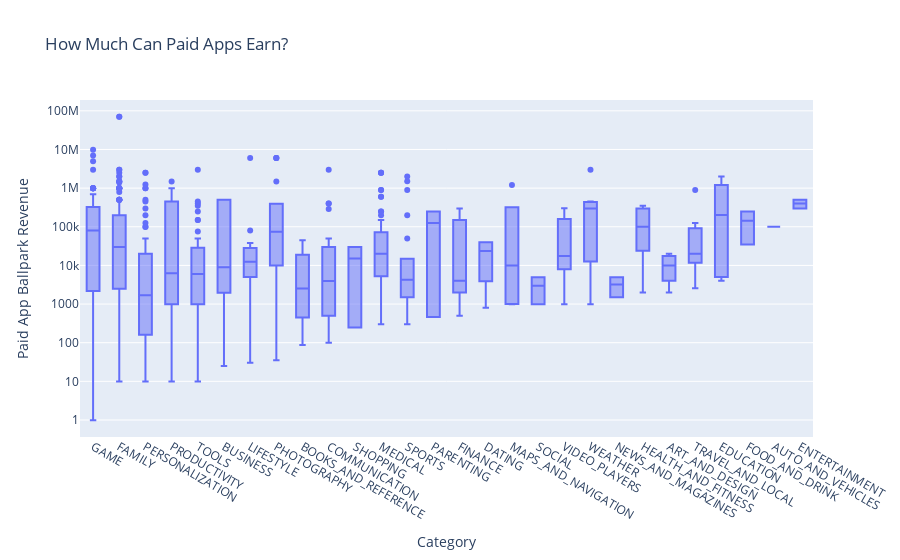

Source (notebook cell):
### Code cell
df_paid_apps = df_apps_clean[df_apps_clean['Type'] == 'Paid']
box = px.box(df_paid_apps, 
             x='Category', 
             y='Revenue Estimate',
             title='How Much Can Paid Apps Earn?')
 
box.update_layout(xaxis_title='Category',
                  yaxis_title='Paid App Ballpark Revenue',
                  xaxis={'categoryorder':'min ascending'},
                  yaxis=dict(type='log'))

### Figure 1 — Plotly figure (JSON) as saved in the notebook; plotly's stock layout.template omitted (floating-point values rounded to 4 significant figures; data arrays with more than 128 entries replaced by an {"elided": "..."} marker saying what was removed)
{"data": [{"alignmentgroup": "True", "hovertemplate": "Category=%{x}<br>Revenue Estimate=%{y}<extra></extra>", "legendgroup": "", "marker": {"color": "#636efa"}, "name": "", "notched": false, "offsetgroup": "", "orientation": "v", "showlegend": false, "type": "box", "x": {"elided": "632 str values"}, "x0": " ", "xaxis": "x", "y": {"elided": "632 float values"}, "y0": " ", "yaxis": "y"}], "layout": {"boxmode": "group", "legend": {"tracegroupgap": 0}, "title": {"text": "How Much Can Paid Apps Earn?"}, "xaxis": {"anchor": "y", "categoryorder": "min ascending", "domain": [0, 1], "title": {"text": "Category"}}, "yaxis": {"anchor": "x", "domain": [0, 1], "title": {"text": "Paid App Ballpark Revenue"}, "type": "log"}}}
